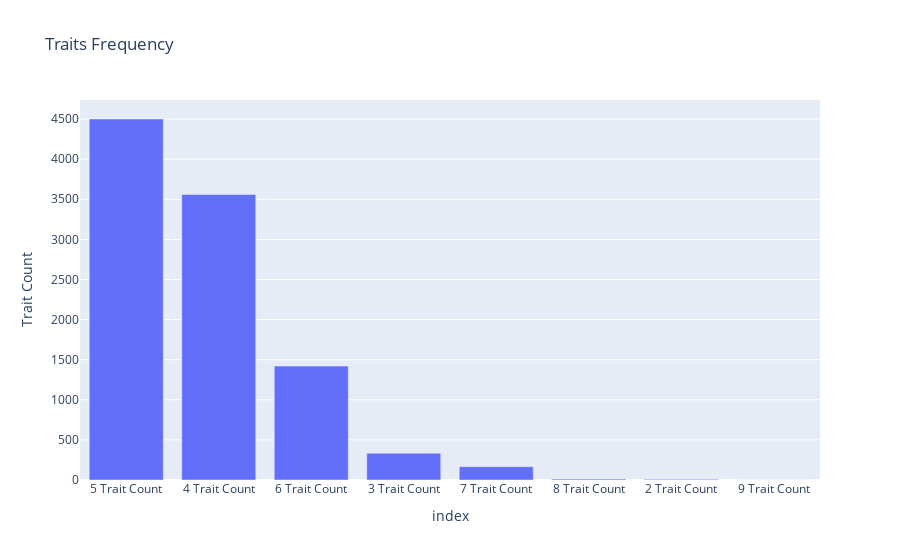

Here is the notebook cell this chart was saved with:
### Code cell
fig = px.bar(df_metadata['Trait Count'].value_counts().to_frame().reset_index(), 
             x='index', y='Trait Count',
             title="Traits Frequency")
fig.show()

### Figure 1 — Plotly figure (JSON) as saved in the notebook; plotly's stock layout.template omitted (floating-point values rounded to 4 significant figures)
{"data": [{"alignmentgroup": "True", "hovertemplate": "index=%{x}<br>Trait Count=%{y}<extra></extra>", "legendgroup": "", "marker": {"color": "#636efa", "pattern": {"shape": ""}}, "name": "", "offsetgroup": "", "orientation": "v", "showlegend": false, "textposition": "auto", "type": "bar", "x": ["5 Trait Count", "4 Trait Count", "6 Trait Count", "3 Trait Count", "7 Trait Count", "8 Trait Count", "2 Trait Count", "9 Trait Count"], "xaxis": "x", "y": [4501, 3560, 1420, 333, 166, 11, 8, 1], "yaxis": "y"}], "layout": {"barmode": "relative", "legend": {"tracegroupgap": 0}, "title": {"text": "Traits Frequency"}, "xaxis": {"anchor": "y", "domain": [0, 1], "title": {"text": "index"}}, "yaxis": {"anchor": "x", "domain": [0, 1], "title": {"text": "Trait Count"}}}}
